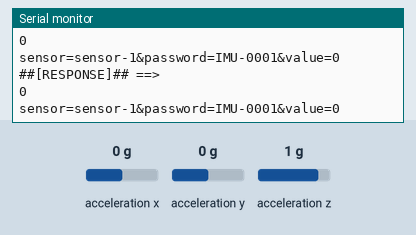
Simulated run of this sketch. Board: ESP32. Shown: the last lines printed to the serial monitor. Wiring (inferred from the names in the program): MPU-9250 motion sensor at I2C address 0x68. The inputs (shaded band) are chosen by the test bench; at power-on: acceleration x 0 g, acceleration y 0 g, acceleration z 1 g. WiFi joins after 1.5 s; servers stay silent unless stated; uploads are accepted with an empty reply.

Above: at 3.2 s.
3.3 s: acceleration x set to -1.4 g
At 3.64 s:
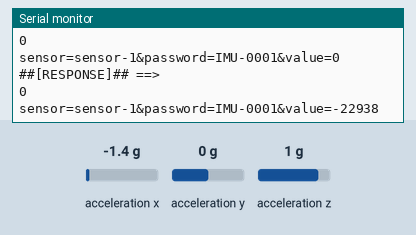
4.8 s: acceleration x set to -0.8 g
At 4.91 s:
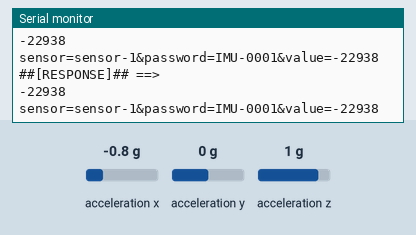
Timing chart, 0 to 7.8 s (numbered marks = the images above; inputs shaded):
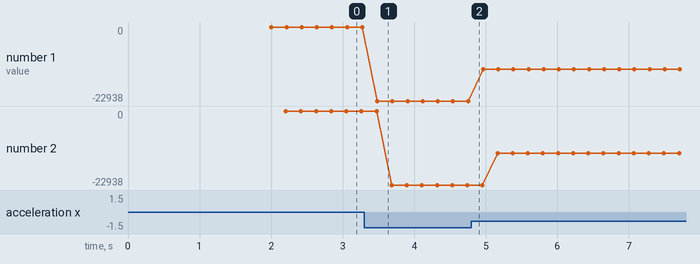

The sketch:

Teste-001.ino
```cpp
//Para funcionar no ESP-32
#include <WiFi.h>
#include <HTTPClient.h>
#include <SPI.h>
//Comunicao I2C com o sensor
#include <Wire.h>

//Direcao I2C da IMU
#define MPU 0x68

//MPU-9250  valores em inteiros de 16 bits
//Valores RAW
int16_t AcX, AcY, AcZ, GyX, GyY, GyZ;


//Objetivo da Classe String para receber o valor Int
//String valor;
//valor = String(AcX);

//Configuracao da Wifi
String IP_ADDRESS = "192.168.1.65";
const char* SSID = "ARAKI_2.4G";
const char* NETWORK_PASSWORD = "08051968";

//Cadastrar o sensor
String SENSOR_NAME = "sensor-1"; //sensor username
String SENSOR_PASSWORD = "IMU-0001"; //sensor password


void setup() {

  Serial.begin(115200); //Inicia a comunicao serial para verificar o envio dos dados pelo serial monitor
  //Comunicao e teste do Wi-fi
  WiFi.begin(SSID, NETWORK_PASSWORD);
  Serial.println("Connecting");
  while(WiFi.status() != WL_CONNECTED) {
    delay(1000);
    Serial.print(".");
  }

  Wire.begin(21,22); //39 GPIO22 SCL / 42 GPIO21 SDA Para o ESP-32  //D2(GPIO4)=SDA / D1(GPIO5)=SCL Para o ESP-8266
  Wire.beginTransmission(MPU);
  Wire.write(0x6B);
  Wire.write(0);
  Wire.endTransmission(true);
  Serial.println("");
  Serial.print("Connected to WiFi network with IP Address: ");
  Serial.println(WiFi.localIP());

}


void loop() {

    Wire.beginTransmission(MPU);
    Wire.write(0x3B); //Pedir o registro 0x3B - corresponde do AcX
    Wire.endTransmission(false);
    Wire.requestFrom(MPU,6,true);   //A partir do 0x3B, pede 6 registros HIGH e LOW
    AcX=Wire.read()<<8|Wire.read(); //Cada valor ocupa 2 registros
    AcY=Wire.read()<<8|Wire.read();
    AcZ=Wire.read()<<8|Wire.read();
    //Enviar valores ao server
    //Se tiver varios sensores basta usar o sendValue varias vezes com diferentes sensores names e passwords
    sendValue(SENSOR_NAME, SENSOR_PASSWORD, String(AcX));
    //delay(10); //Delay de 4 segundos para melhor visualizacao
}


void sendValue(String sensorName, String sensorPassword, String value) {
    //Check o status da conexao WiFi
    if (WiFi.status() == WL_CONNECTED) {
        HTTPClient http;
        http.begin("http://"+IP_ADDRESS+":8000/iotmonitor/readings");
        http.addHeader("content-type", "application/x-www-form-urlencoded");

        String body = "sensor=" + sensorName + "&password=" + sensorPassword; //Autenticacao
        body += "&value="  + value; //sensor information

        Serial.println(body); //Mostra http request no  Serial Monitor

        int httpCode = http.POST(body); //Envia o request para server

        String response = http.getString(); //Obtem a resposta do server

        http.end(); //close connection
        Serial.println("##[RESPONSE]## ==> " + response);
        Serial.println(AcX);
        delay(10);

    } else {
        Serial.println("WiFi is not connected");
    }

}
```

Measured:
- after the input at 3.3 s, the serial monitor: prints a new line after 0.19 s (image 1)
- plotted number 1: 0 → -22938 after the input at 3.3 s, -22938 → -13107 after the input at 4.8 s
- plotted number 2: 0 → -22938 after the input at 3.3 s, -22938 → -13107 after the input at 4.8 s
